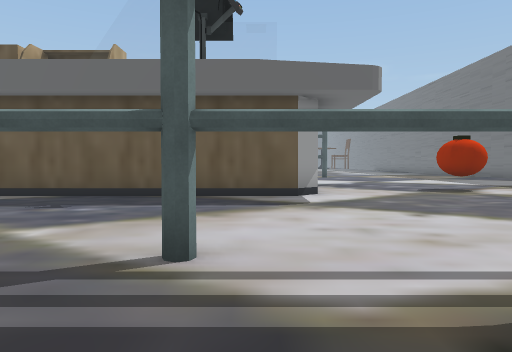
View 1 (above)

23 first-person views from a walk through a 3-D level made in the Unity game engine. The camera is 1.4 m above the floor, tilts 2° down and sees 70° across. The floor is counted in squares, 2 m on a side. Each view is taken from the middle of a square. On the plan, view 1 faces up. The plan holds only what a view shows up to about 11 squares ahead; the rest is blank. The place goes on beyond the plan. The player character is not drawn.

View 2
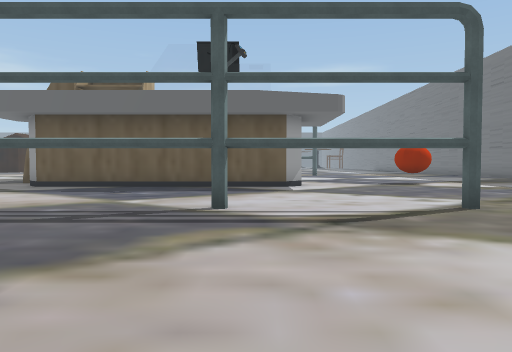

View 3
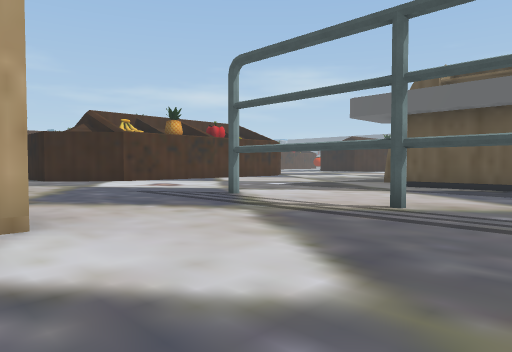

View 4
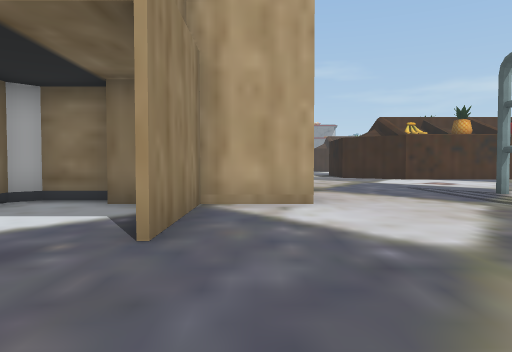

View 5
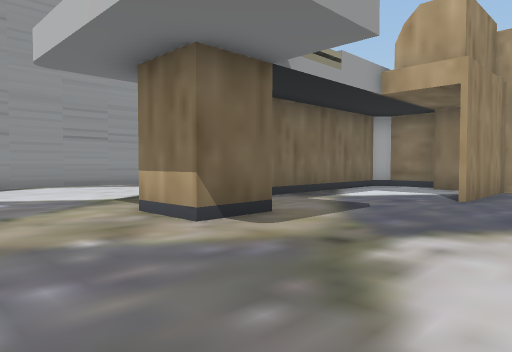

View 6
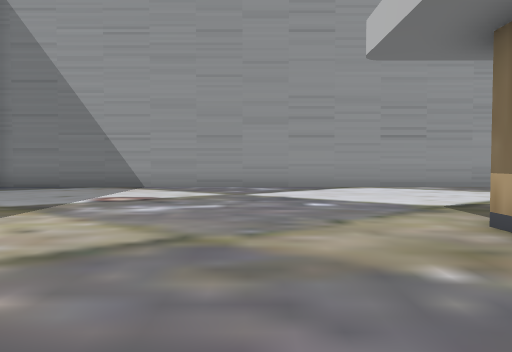

View 7
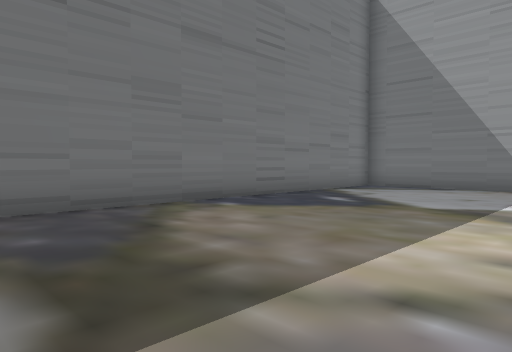

View 8
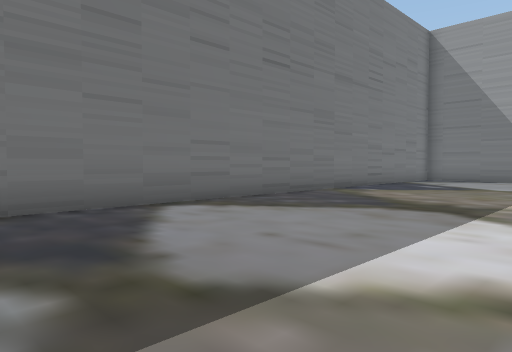

View 9
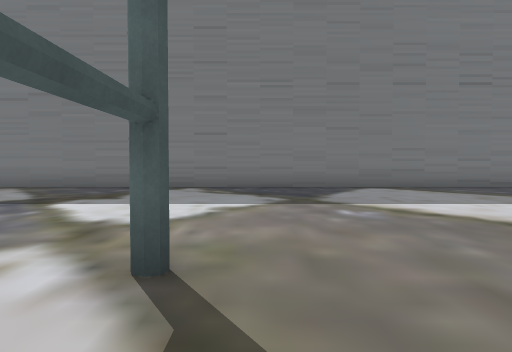

View 10
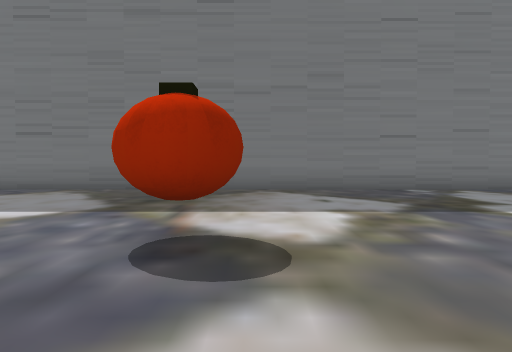

View 11
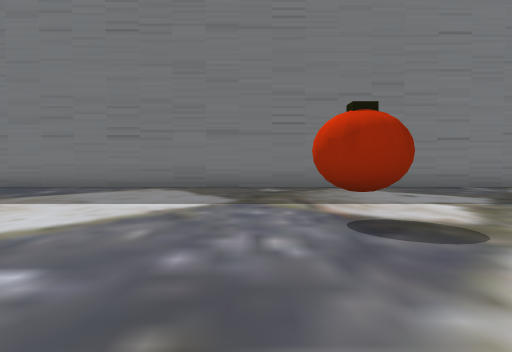

View 12
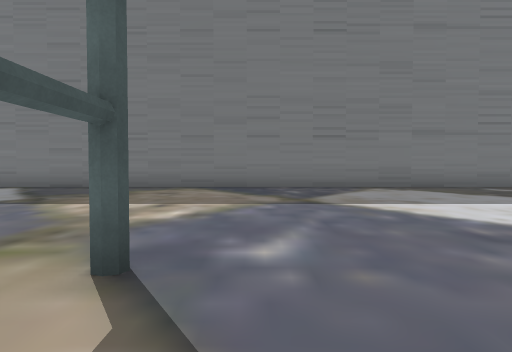

View 13
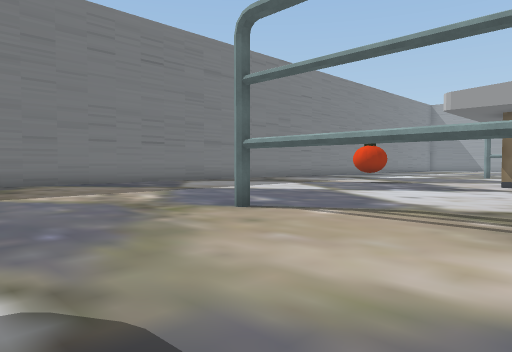

View 14
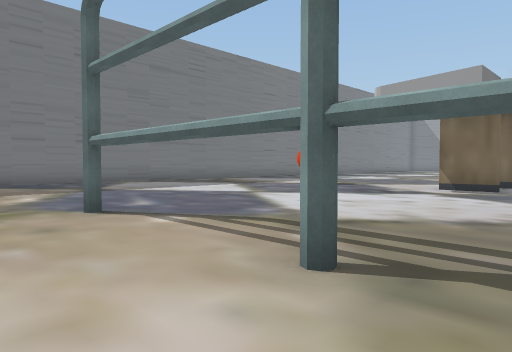

View 15
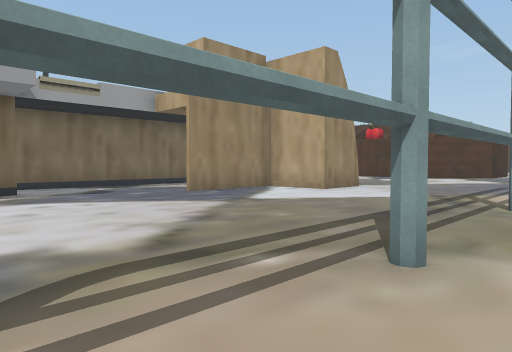

View 16
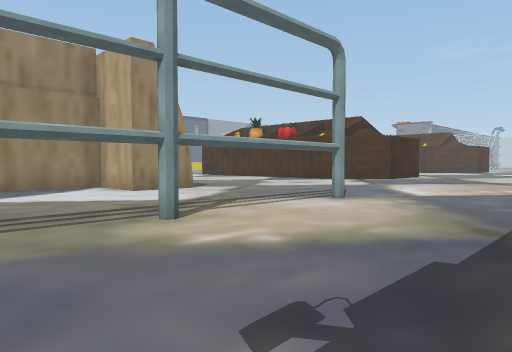

View 17
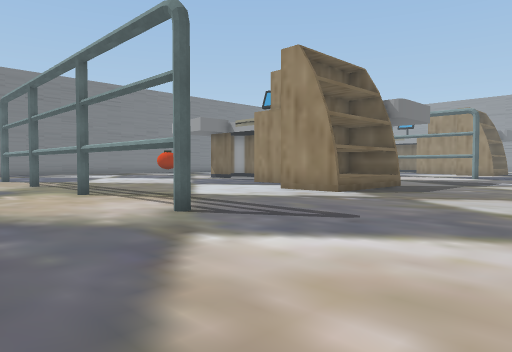

View 18
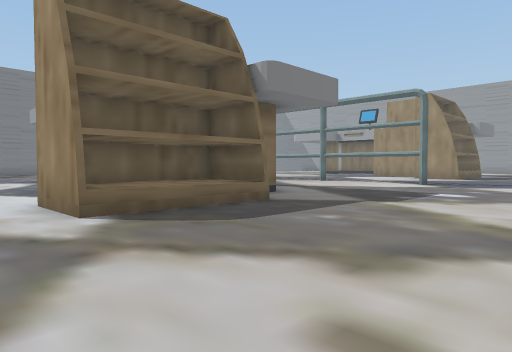

View 19
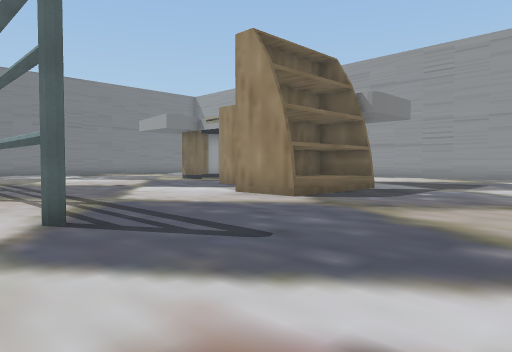

View 20
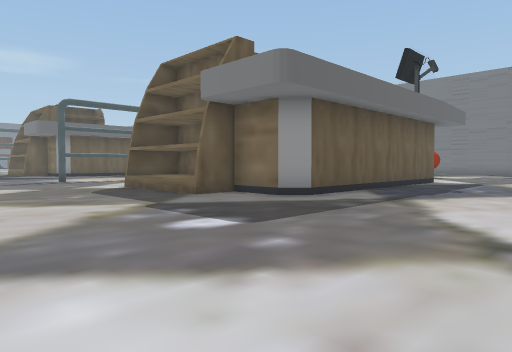

View 21
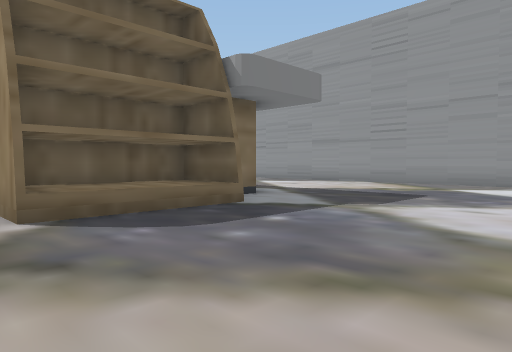

View 22
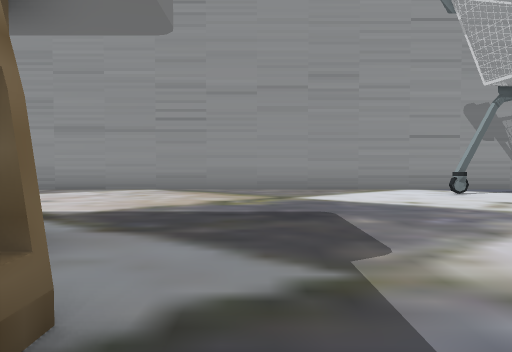

View 23
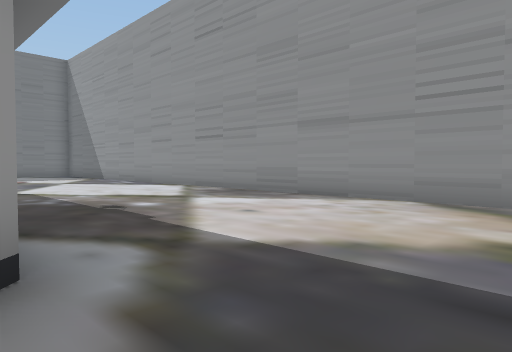

### Floor plan
Key: @ floor where view 1 was taken; # wall or solid block; . floor; = window, fence, low wall or low ledge; ^ raised ledge; O other object.
Columns run from 13 left of view 1 to 12 right of it. Each row starts with its distance up from view 1.
 22         ........     ....#
 21 .........................#
 20 .........................#
 19 .........................#
 18 ....#...#...#...#........#
 17  ........................#
 16  ........................#
 15 .........................#
 14 .........................#
 13 .....^#..................#
 12 .....^=..................#
 11  ....^^###...............#
 10  ....^#  .....#...OO.....#
  9  .....#   ....#..........#
  8  .....#########..........#
  7  ........................#
  6 .........................#
  5 .........................#
  4 .........................#
  3 .....#..#...#...#........#
  2 .........................#
  1 .........................#
  0 .............@...........#
 -1 ................  .......#
 -2 .....^^........... ......#
 -3 .....^=........... ......#
 -4 .....^^###...............#
 -5  ....^#..................#
 -6  .....#......##..........#
 -7  .....#...... #..........#
 -8  .....######  ...........#
 -9 .........................#
-10 .........................#
-11 .........................#
-12 =........................#
-13 .........................#
-14 ##########################

Where each view was taken, in squares from view 1:
view 1: 0 up, 0 right, facing up
view 2: 3 down, 0 right, facing up
view 3: 3 down, 2 left, facing up-left
view 4: 3 down, 0 right, facing left
view 5: 2 down, 4 right, facing down-left
view 6: 3 down, 4 right, facing down
view 7: 3 down, 6 right, facing down-right
view 8: 2 up, 6 right, facing down-right
view 9: 2 up, 1 right, facing right
view 10: 9 up, 2 right, facing right
view 11: 11 up, 1 right, facing right
view 12: 17 up, 1 right, facing right
view 13: 22 up, 1 left, facing down-right
view 14: 20 up, 2 left, facing down-right
view 15: 19 up, 2 right, facing down-left
view 16: 22 up, 2 left, facing down-left
view 17: 21 up, 13 left, facing down-right
view 18: 15 up, 13 left, facing down-right
view 19: 4 up, 13 left, facing down-right
view 20: 3 up, 13 left, facing up-right
view 21: 1 down, 13 left, facing down-right
view 22: 4 down, 9 left, facing down
view 23: 7 down, 9 left, facing down-right
